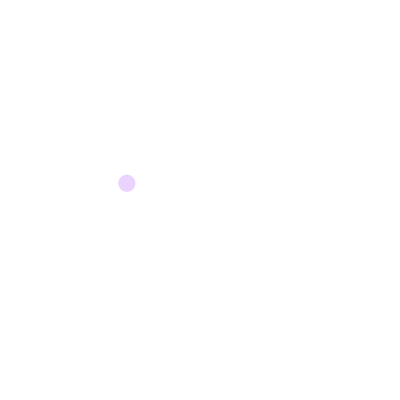
Frame 1 (no input)
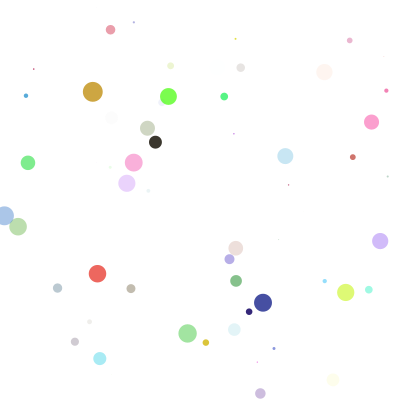
Frame 60 (the mouse pressed at the canvas centre just before this capture)
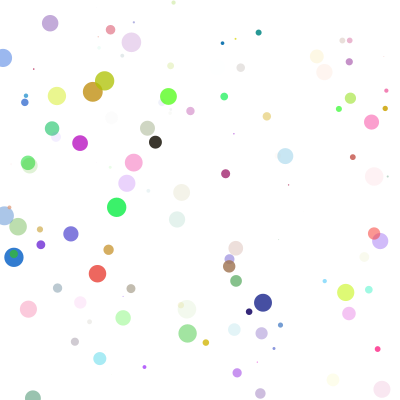
Frame 120 (the mouse held since frame 60 and released just before this capture)

The Processing sketch that drew these frames (run headless with seeded random() and noise(); from frame 60 on, the mouse is pressed at the canvas centre):

// Processing sketch: processing_102658
// ── processing_102658.pde

//code for screensaver 


float r;
float g;
float b;
float a;

float diam;
float x;
float y;

void setup() {
  size(400,400);
  background(255);
  smooth();    
}

void draw() {
  r = random(255);
  g = random(255);
  b = random(255);
  a = random(255);
  diam = random(20);
  x = random(width);
  y = random(height);
  
  noStroke();
  fill(r,g,b,a);
  ellipse(x,y,diam,diam);
}
